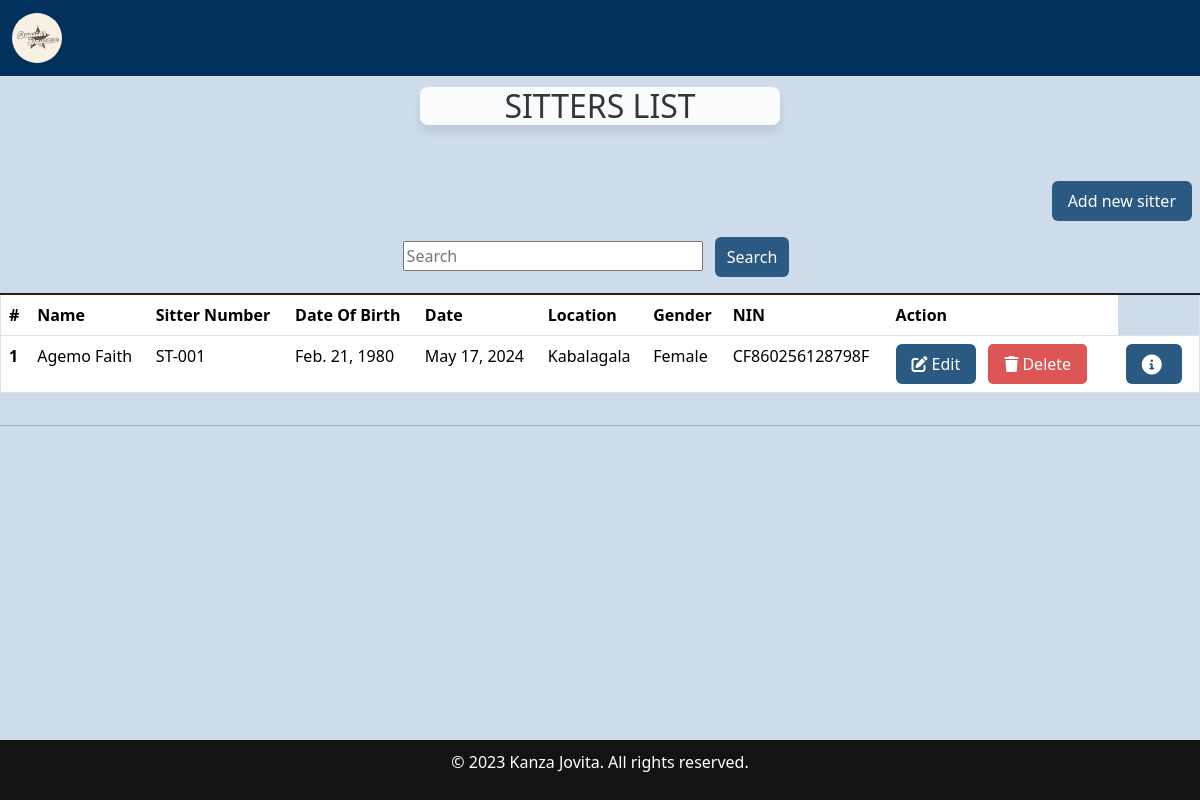
Page /search_sitter/ on the earlier database version.
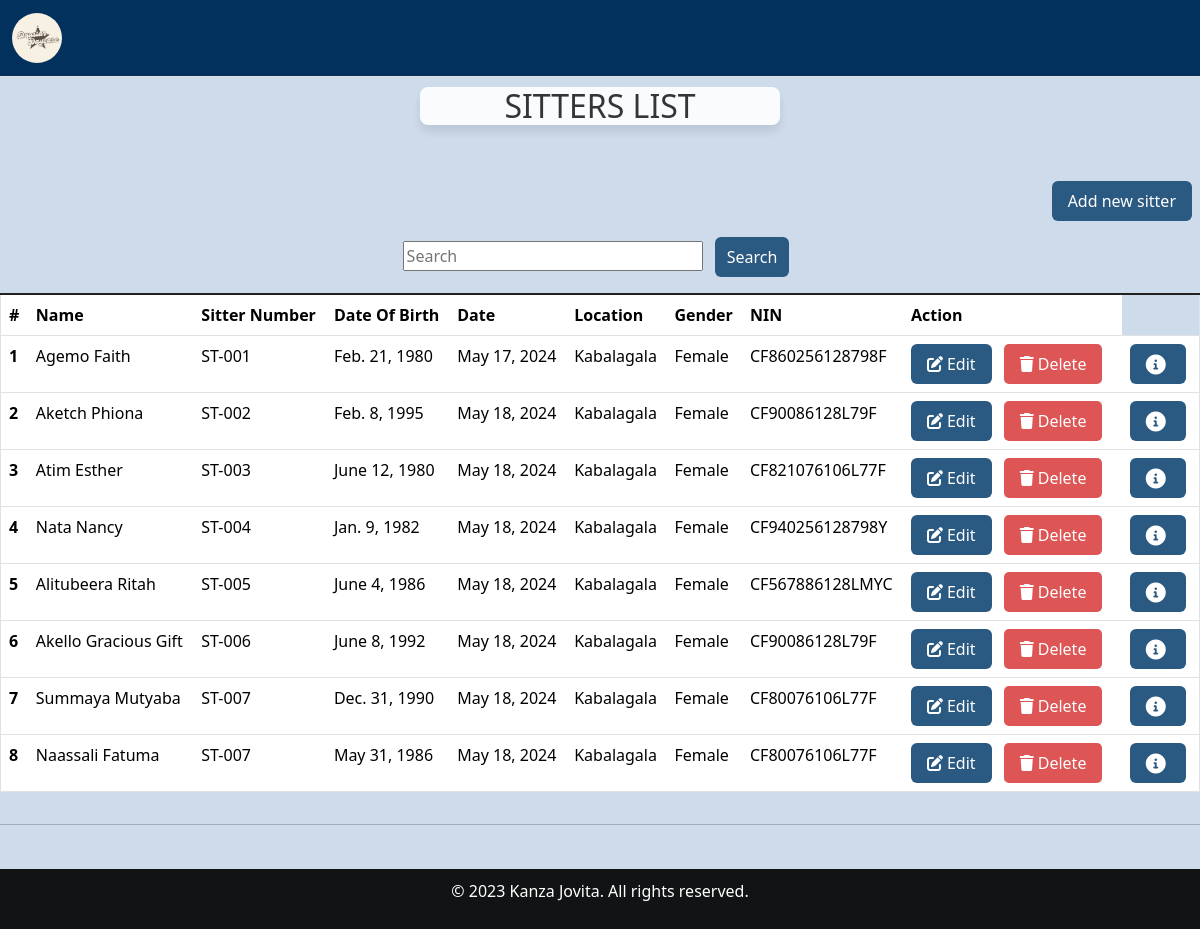
Same page on the later database version.
### home/models.py (models this page shows, shortened)
class Sitterreg(models.Model):
    Sitter_name = models.CharField(max_length=30, null=False,blank=False,validators=[validate_letters])
    Sitter_number = models.CharField(max_length=30, null=False, blank=False,validators=[validate_numbers])
    Date_of_birth = models.DateField(null=True, blank=False,)
    Contact = models.CharField(max_length=30,null=False,blank=False)
    date = models.DateTimeField()
    Location_choices = [('Kabalagala', 'Kabalagala'),]
    Location = models.CharField(choices=Location_choices, max_length=100)
    Gender =  models.CharField(choices=[('Male', 'Male'),('Female', 'Female')], max_length=100)
    Level_of_education = models.CharField(choices=[('Degree','Degree'),('Diploma','Diploma'),('Certificate','Certificate')],max_length=200,default=0)
    Next_of_kin = models.CharField(max_length=30, null=False,blank=False)
    NIN = models.CharField(max_length=30, null=False,blank=False,validators=[validate_NIN_length])
    Recommenders_name = models.CharField(max_length=30, null=False,blank=False)
    Religion = models.CharField(choices=[('Anglican', 'Anglican'),('Catholic', 'Catholic'),('Pentecostal','Pentecostal'),('Muslim','Muslim'),('Other','Other')], max_length=100)
    created_at = models.DateTimeField(auto_now_add=True,null=True)

### home/views.py (the view)
# urls.py: path("search_sitter/", views.search_sitter, name="search_sitter"),
def search_sitter(request):
    search_query = request.GET.get('search', '')  # Getting the search query from the request
    if search_query:
        sitters = Sitterreg.objects.filter(Sitter_name__icontains=search_query)  # Filtering sitters by name
    else:
        sitters = Sitterreg.objects.all()  # Displaying all sitters if no search query is provided
    return render(request, 'sittersform.html', {'sitters': sitters})  # Rendering sitters template with search results

### home/templates/sittersform.html (shortened to what this page needs)
{% extends 'base.html' %}
{% block content %}
<div class="card-header" style="background-color: white;" >
    <h2>SITTERS LIST</h2>
</div>
<br>
<div class="mt-4">
    <div class="btn-container">
        <a href="{%  url 'addsitter' %}" class="btn btn-primary mb-3 add-btn">Add new sitter</a>
    </div>
    <div class="search-container">
        <form method="GET" action="{% url 'search_sitter' %}">
            <input type="text" name="search" placeholder="Search" class="search-input">
            <button type="submit" class="btn search-btn">Search</button>
        </form>
    </div>
    <div class="table-responsive">
        <table class="table table-bordered"  style="border-top: 2px solid rgb(34,32,32);">
            <thead class="thead-dark">
                <tr>
                    <th scope="col">#</th>
                    <th scope="col">Name</th>
                    <th scope="col">Sitter Number</th>
                    <th scope="col">Date Of Birth</th>
                    <th scope="col">Date</th>
                    <th scope="col">Location</th>
                    <th scope="col">Gender</th>
                    <th scope="col">NIN</th>
                    <th scope="col">Action</th>
                </tr>
            </thead>
            <tbody>
                {% for sitter in sitters %}
                <tr>
                    <th scope="row">{{ forloop.counter }}</th>
                    <td>{{ sitter.Sitter_name }}</td>
                    <td>ST-00{{ sitter.Sitter_number }}</td>
                    <td>{{ sitter.Date_of_birth }}</td>
                    <td>{{ sitter.date | date}}</td>
                    <td>{{ sitter.Location }}</td>
                    <td>{{ sitter.Gender}}</td>
                    <td>{{ sitter.NIN }}</td>
                    <td>
                        <a href="{% url 'edit_sitter' id=sitter.id %}" class="btn"><i class="fas fa-edit"></i>Edit</a>
                        <a href="{% url 'delete_sitter' id=sitter.id %}" class="del_btn btn"><i class="fas fa-trash"></i>Delete</a>
                        <td>
                            <button type="button" class="btn btn-primary me-1"
                                href="{% url 'read_sitter' id=sitter.id %}" data-bs-toggle="modal"
                                data-bs-target="#myModal{{baby.id}}">
                                <i class="fa-solid fa-circle-info fa-lg"></i>
                            </button>
                        </td>
                    </td>
                </tr>
                {% endfor %}
            </tbody>
       </table>
    </div>
</div>
<hr>
{% endblock %}

### home/templates/base.html (shortened to what this page needs)
{% load static %}
<!DOCTYPE html>
<html lang="en">
<head>
    <link href="https://cdn.jsdelivr.net/npm/bootstrap@5.3.3/dist/css/bootstrap.min.css" rel="stylesheet">
    <link rel="stylesheet" href="https://cdnjs.cloudflare.com/ajax/libs/font-awesome/6.0.0-beta3/css/all.min.css">
    <link rel="stylesheet" href="{% static 'css/main.css' %}">
    {% load bootstrap5 %}
    {% bootstrap_css %}
</head>
<body>
    <div>
        <nav class="navbar navbar-expand-lg border-bottom border-body" style="background-color: #02315E;">
            <div class="container-fluid">
                <a class="navbar-brand" href="">
                    <img style="border-radius: 50px;" src="{% static 'images/logo.jpg' %}" alt="logo" class="logo-img">
                </a>
        </nav>
    </div>
    {% block content %}
    {% endblock %}
    <br/><br /><br />
    <footer>
        <div class="footer">
            <p>&copy; 2023 Kanza Jovita. All rights reserved.</p>
        </div>
    </footer>
</body>
</html>

### home/static/css/main.css (style rules this page uses)
.logo-img { width:50px; border-radius: 10%; height: 50px; }
.card-header { border: 1px #333; opacity:90%; width: 87%; text-align: center; box-shadow: 0 7px 10px rgba(0, 0, 0, 0.1); border-radius: 8px; width:30%; margin: 0 auto; margin-top: 10px; background-color: aliceblue; text-align: center; }
.table th, .table td { padding: 8px; text-align: left; border: none; outline: none; }
.table th { color: rgb(39, 38, 38); }
.table th, .table td { white-space: nowrap; }
.table-responsive { justify-content: center; }
.table { text-align: center; }
.footer { background-color: #121314; color: white; position:fixed; left: 0; bottom: 0; width: 100%; text-align: center; padding: 10px; }

### home/templates/sittersform.html (style rules this page uses)
body { background-color: rgba(158, 184, 217, 0.5); }
.btn-container { display: flex; align-items: center; }
.btn { background-color: #2a5982; color: #fff; border: none; padding: 0.5rem 1rem; margin-right: 0.5rem; cursor: pointer; }
.btn i { margin-right: 0.25rem; }
.card-header { border: 1px #333; opacity:90%; width: 87%; text-align: center; box-shadow: 0 7px 10px rgba(0, 0, 0, 0.1); border-radius: 8px; width:30%; margin: 0 auto; margin-top: 10px; background-color: aliceblue; text-align: center; }
.table { width: 100%; border-collapse: collapse; border: 1px solid #dee2e6; }
th, tr { border: 1px solid #dee2e6; text-align: left; height: 10px; padding: 15px; }
th { background-color: #f0f0f0; }
.search-container { display: flex; justify-content: center; margin-bottom: 1rem; }
.search-input { width: 300px; margin-right: 0.5rem; }
.search-btn { padding: 0.5rem 0.75rem; }
.add-btn { margin-left: auto; }
.del_btn { background-color: rgb(222, 85, 85); color: #fff; border: none; padding: 0.5rem 1rem; margin-right: 0.5rem; cursor: pointer; border-radius: 5px; }

Differences in the rows shown:
added Sitterreg: Sitter_name "Aketch Phiona", Sitter_number "2", Date_of_birth "Feb. 8, 1995", date "May 18, 2024", Location "Kabalagala", Gender "Female", NIN "CF90086128L79F"
added Sitterreg: Sitter_name "Atim Esther", Sitter_number "3", Date_of_birth "June 12, 1980", date "May 18, 2024", Location "Kabalagala", Gender "Female", NIN "CF821076106L77F"
added Sitterreg: Sitter_name "Nata Nancy", Sitter_number "4", Date_of_birth "Jan. 9, 1982", date "May 18, 2024", Location "Kabalagala", Gender "Female", NIN "CF940256128798Y"
added Sitterreg: Sitter_name "Alitubeera Ritah", Sitter_number "5", Date_of_birth "June 4, 1986", date "May 18, 2024", Location "Kabalagala", Gender "Female", NIN "CF567886128LMYC"
added Sitterreg: Sitter_name "Akello Gracious Gift", Sitter_number "6", Date_of_birth "June 8, 1992", date "May 18, 2024", Location "Kabalagala", Gender "Female", NIN "CF90086128L79F"
added Sitterreg: Sitter_name "Summaya Mutyaba", Sitter_number "7", Date_of_birth "Dec. 31, 1990", date "May 18, 2024", Location "Kabalagala", Gender "Female", NIN "CF80076106L77F"
added Sitterreg: Sitter_name "Naassali Fatuma", Sitter_number "7", Date_of_birth "May 31, 1986", date "May 18, 2024", Location "Kabalagala", Gender "Female", NIN "CF80076106L77F"
